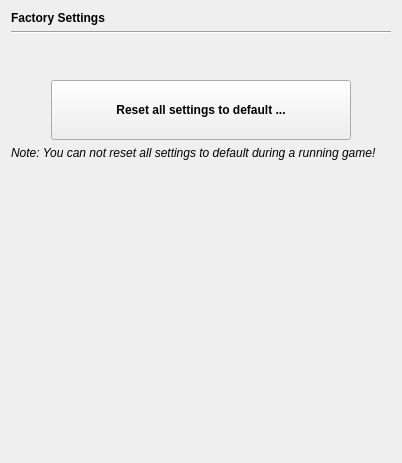
       <widget class="QWidget" name="page_9">
        <layout class="QGridLayout" name="gridLayout_22">
         <item row="0" column="0" colspan="2">
          <widget class="QLabel" name="label_44">
           <property name="font">
            <font>
             <bold>true</bold>
            </font>
           </property>
           <property name="text">
            <string>Factory Settings</string>
           </property>
          </widget>
         </item>
         <item row="3" column="1">
          <spacer name="verticalSpacer_5">
           <property name="orientation">
            <enum>Qt::Orientation::Vertical</enum>
           </property>
           <property name="sizeType">
            <enum>QSizePolicy::Policy::Fixed</enum>
           </property>
           <property name="sizeHint" stdset="0">
            <size>
             <width>269</width>
             <height>40</height>
            </size>
           </property>
          </spacer>
         </item>
         <item row="4" column="0" colspan="2">
          <layout class="QHBoxLayout" name="horizontalLayout_10">
           <item>
            <spacer name="horizontalSpacer_9">
             <property name="orientation">
              <enum>Qt::Orientation::Horizontal</enum>
             </property>
             <property name="sizeHint" stdset="0">
              <size>
               <width>40</width>
               <height>20</height>
              </size>
             </property>
            </spacer>
           </item>
           <item>
            <widget class="QPushButton" name="pushButton_resetSettings">
             <property name="minimumSize">
              <size>
               <width>300</width>
               <height>60</height>
              </size>
             </property>
             <property name="font">
              <font>
               <bold>true</bold>
              </font>
             </property>
             <property name="text">
              <string>Reset all settings to default ...</string>
             </property>
            </widget>
           </item>
           <item>
            <spacer name="horizontalSpacer_10">
             <property name="orientation">
              <enum>Qt::Orientation::Horizontal</enum>
             </property>
             <property name="sizeHint" stdset="0">
              <size>
               <width>40</width>
               <height>20</height>
              </size>
             </property>
            </spacer>
           </item>
          </layout>
         </item>
         <item row="6" column="1">
          <spacer name="verticalSpacer_6">
           <property name="orientation">
            <enum>Qt::Orientation::Vertical</enum>
           </property>
           <property name="sizeHint" stdset="0">
            <size>
             <width>269</width>
             <height>292</height>
            </size>
           </property>
          </spacer>
         </item>
         <item row="1" column="0" colspan="2">
          <widget class="Line" name="line_10">
           <property name="orientation">
            <enum>Qt::Orientation::Horizontal</enum>
           </property>
          </widget>
         </item>
         <item row="5" column="0" colspan="2">
          <widget class="QLabel" name="label_resetNote">
           <property name="font">
            <font>
             <italic>true</italic>
            </font>
           </property>
           <property name="text">
            <string>Note: You can not reset all settings to default during a running game!</string>
           </property>
          </widget>
         </item>
        </layout>
       </widget>
